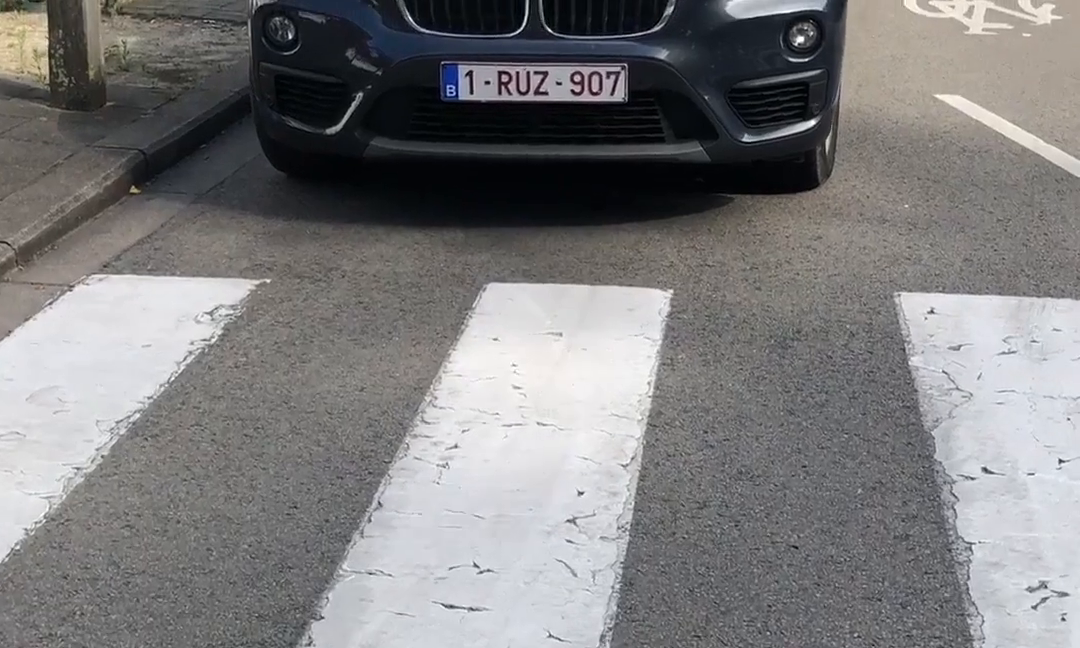
#> input picture frame 22 of test.avi, 1080 x 648 px
$ python video_preprocessing.py
#> lines starting #> are read from the running program, lines starting #| are printed output that depends on the picture
#> further down, frame is the input picture: shape (648, 1080, 3); mean B, G, R 125.2, 124.4, 125.3
import cv2

def apply_preprocessing(image):
    # gaussian = cv2.GaussianBlur(image, (7, 7), 0)
    # gray = cv2.cvtColor(gaussian, cv2.COLOR_BGR2GRAY)
    gray = cv2.cvtColor(image, cv2.COLOR_BGR2GRAY)
    equalized = cv2.equalizeHist(gray)
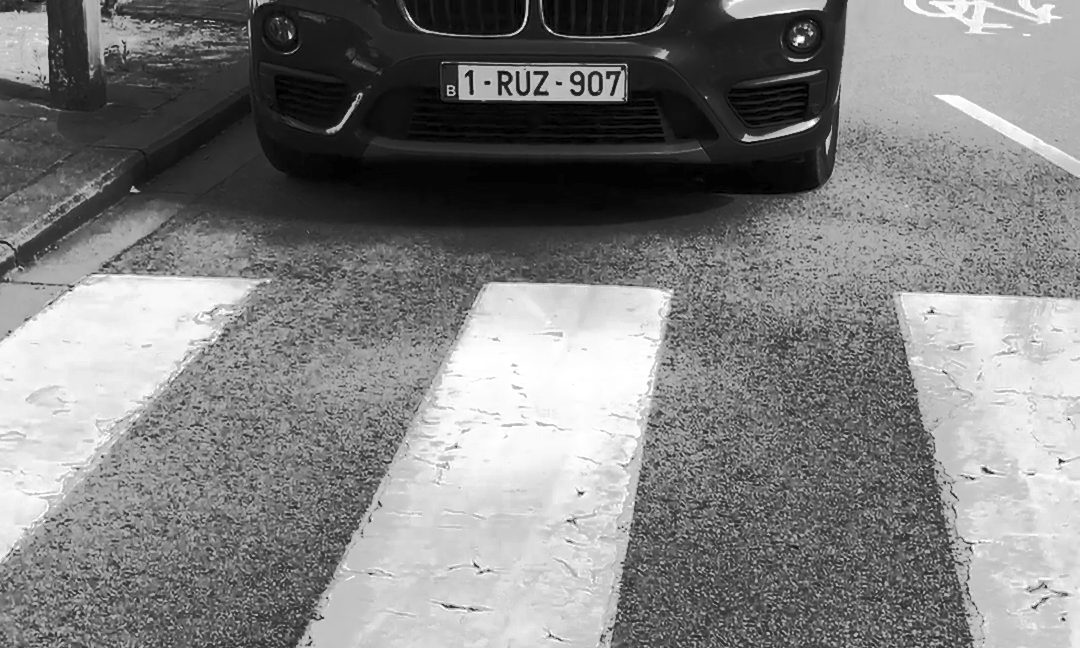
#> equalized: shape (648, 1080); min 0, max 255, mean 128.4
    clahe = cv2.createCLAHE(clipLimit=2.0, tileGridSize=(8, 8))
    preprocessed_img = clahe.apply(equalized)
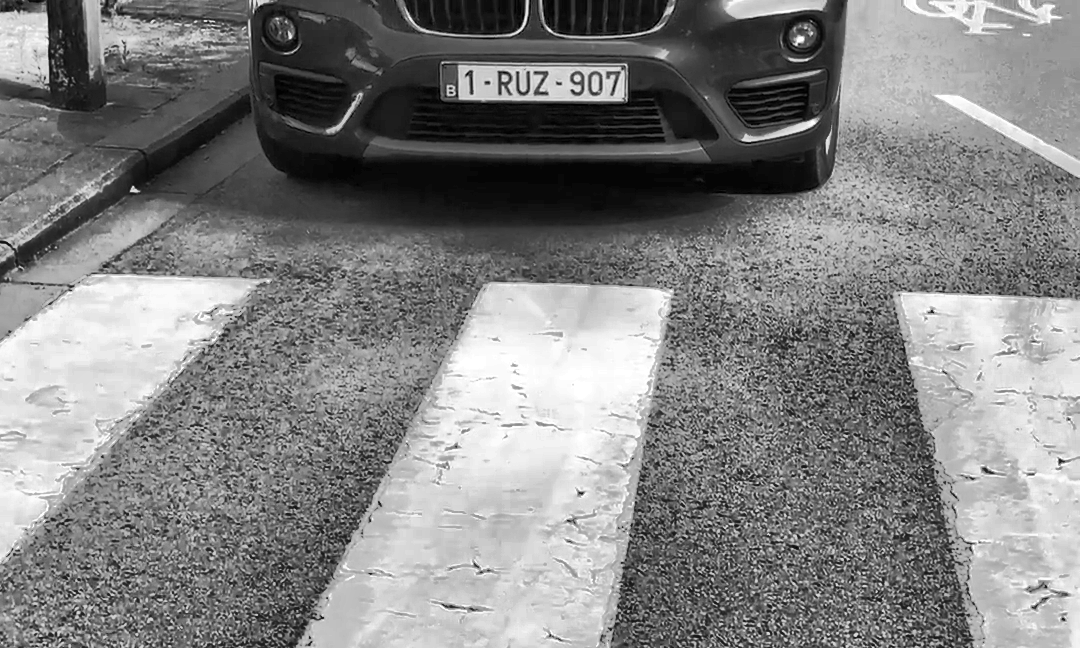
#> preprocessed_img: shape (648, 1080); min 1, max 255, mean 130.7
    return preprocessed_img

cap = cv2.VideoCapture("./test.avi")
while not cap.isOpened():
    cap = cv2.VideoCapture("./test.avi")
    cv2.waitKey(1000)
    print ("Wait for the header")

pos_frame = cap.get(cv2.CAP_PROP_POS_FRAMES)
size = (int(cap.get(3)), int(cap.get(4)))

print(size)
print(cap.get(5))
fourcc = cv2.VideoWriter_fourcc(*"MJPG")
result = cv2.VideoWriter('output.avi', fourcc, 30, size, 0)

while True:
    flag, frame = cap.read()
    if flag:
        # The frame is ready and already captured
        newframe = apply_preprocessing(frame)
        result.write(newframe)
        pos_frame = cap.get(cv2.CAP_PROP_POS_FRAMES)
        # print (str(pos_frame) + " frames")
    else:
        # The next frame is not ready, so we try to read it again
        cap.set(cv2.CAP_PROP_POS_FRAMES, pos_frame - 1)
        print ("frame is not ready")
        # It is better to wait for a while for the next frame to be ready
        cv2.waitKey(1000)

    if cv2.waitKey(10) == 27:
#> (key Esc is pressed here)
        break
    if cap.get(cv2.CAP_PROP_POS_FRAMES) == cap.get(cv2.CAP_PROP_FRAME_COUNT):
        # If the number of captured frames is equal to the total number of frames,
        # we stop
        break
cap.release()
result.release()
